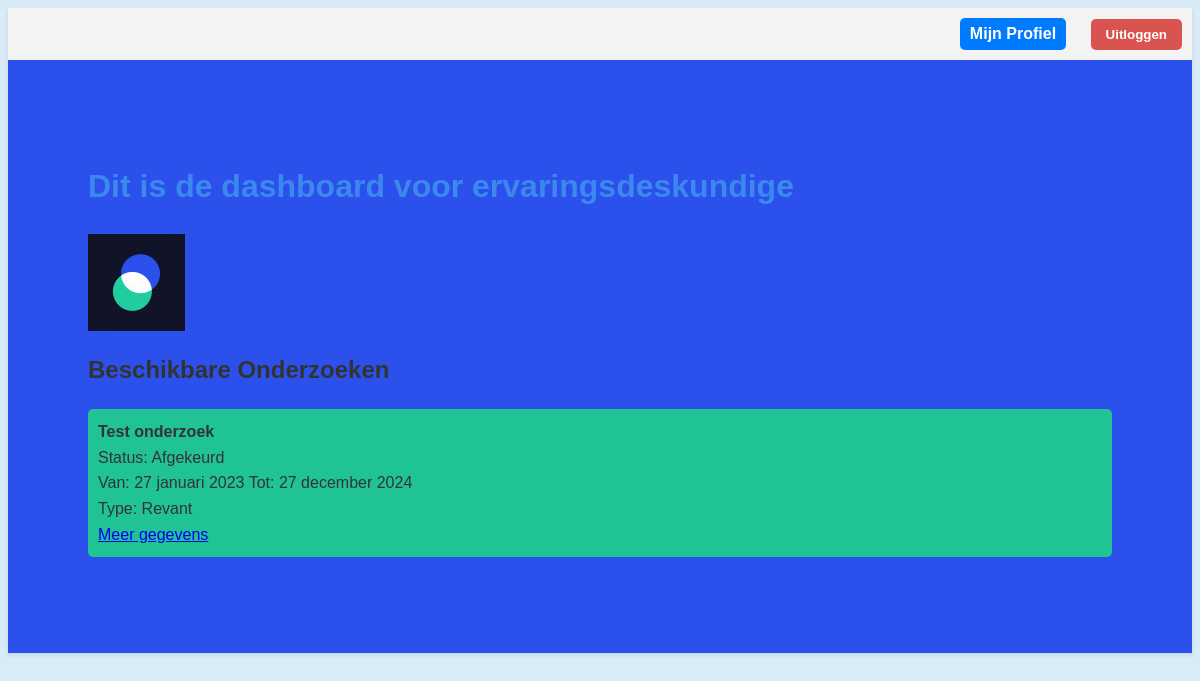
The page /ervaringsdeskundige/dashboard/ (signed in) on the database as committed earlier.
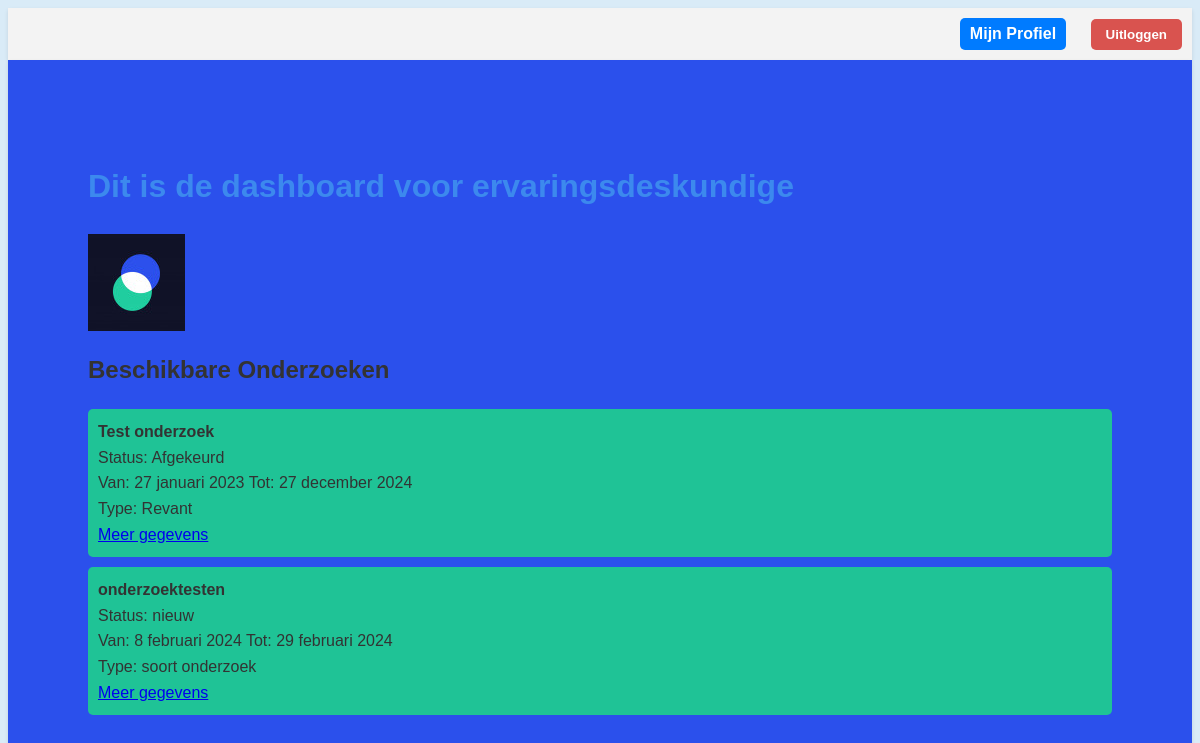
The same page on the database as committed later.
### core/models.py (models this page shows)
class Onderzoek(models.Model):
    onderzoek_id = models.AutoField(primary_key=True)
    titel = models.CharField(max_length=255)
    status = models.CharField(max_length=50, blank=True, null=True)
    beschikbaar = models.BooleanField(default=True)
    datum_vanaf = models.DateField(blank=True, null=True)
    datum_tot = models.DateField(blank=True, null=True)
    type_onderzoek = models.CharField(max_length=50, blank=True, null=True)
    locatie = models.CharField(max_length=255, blank=True, null=True)
    met_beloning = models.BooleanField(default=False)
    beloning = models.CharField(max_length=255, blank=True, null=True)
    doelgroep_leeftijd_van = models.IntegerField(blank=True, null=True)
    doelgroep_leeftijd_tot = models.IntegerField(blank=True, null=True)
    doelgroep_beperking = models.CharField(max_length=255, blank=True, null=True)
    organisatie = models.ForeignKey(Organisaties, on_delete=models.CASCADE)
    class Meta:
        db_table = 'Onderzoek'

### ervaringsdeskundige/views.py (the view)
# urls.py: path('dashboard/', onderzoek_dashboard, name='dashboard_beheer'),
@login_required()
def dashboard(request):
    ervaringsdeskundige = Ervaringsdeskundige.objects.filter(gebruiker=request.user).first()
    if ervaringsdeskundige:
        beschikbare_onderzoeken = Onderzoek.objects.filter(beschikbaar=True)
        context = {
            'beschikbare_onderzoeken': beschikbare_onderzoeken,
        }
        return render(request, 'dashboard_deskundige.html', context)
    else:
        return HttpResponse('Je moet een ervaringsdeskundige zijn om deze pagina te bekijken.', status=403)

### ervaringsdeskundige/templates/dashboard_deskundige.html (shortened to what this page needs)
<!DOCTYPE html>
<html lang="nl">
<head>
    {% load static %}
    <link rel="stylesheet" href="{% static 'CSS/deskundige.css' %}" type="text/css">
</head>
<body data-login-url="{% url 'login' %}">
<header>
    <div class="profile-link-container">
        <a href="{% url 'profiel' %}" class="profile-link">Mijn Profiel</a>
         <button onclick="logoutUser()" data-logout-url="{% url 'logout' %}" class="logout-button">Uitloggen </button>
    </div>
</header>
<main>
    <h1>Dit is de dashboard voor ervaringsdeskundige</h1>
    <img src="{% static 'images/icon_accessibility.jpg' %}" alt="Icon Accessibility" class="icon-accessibility">
    <h2>Beschikbare Onderzoeken</h2>
    <form method="post">
        <ul>
            {% for onderzoek in beschikbare_onderzoeken %}
                <li>
                    <strong>{{ onderzoek.titel }}</strong><br>
                    Status: {{ onderzoek.status }}<br>
                    Van: {{ onderzoek.datum_vanaf }} Tot: {{ onderzoek.datum_tot }}<br>
                    Type: {{ onderzoek.type_onderzoek }}<br>
                    <a href="{% url 'onderzoek_details' onderzoek.onderzoek_id %}">Meer gegevens</a>
                </li>
            {% endfor %}
        </ul>
    </form>
</main>
</body>
</html>

### ervaringsdeskundige/static/CSS/deskundige.css (style rules this page uses)
h1 { color: rgb(60, 137, 238); }
.icon-accessibility { height: 97px; width: 97px; display: block; margin-left: 0px; margin-right: auto; }
ul { list-style: none; padding: 0; }
ul li { background-color: #1fc396; margin: 10px 0; padding: 10px; border-radius: 5px; }
body { font-family: Arial, sans-serif; color: #333; line-height: 1.6; background-color: #d9ebf7; background-size: 20px 20px; background-position: 0 0, 10px 10px, 10px 0, 0 10px; }
main { margin: 0 auto; padding: 5rem; background-color: #2b50ec; box-shadow: 0 2px 4px rgba(0, 0, 0, 0.1); }
header { display: flex; justify-content: flex-end; padding: 10px; background-color: #f3f3f3; box-shadow: 0 2px 4px rgba(0,0,0,0.1); }
.profile-link { display: inline-block; padding: 3px 10px; background-color: #007bff; color: white; text-decoration: none; border: none; border-radius: 5px; font-weight: bold; cursor: pointer; margin-right: 10px; }
.logout-button { display: inline-block; padding: 8px 15px; background-color: #d9534f; color: white; text-decoration: none; border: none; border-radius: 5px; font-weight: bold; cursor: pointer; margin-left: 10px; }

Rows that differ between the two databases and show on the page:
added Onderzoek: titel "onderzoektesten", status "nieuw", datum_vanaf "8 februari 2024", datum_tot "29 februari 2024", type_onderzoek "soort onderzoek"
